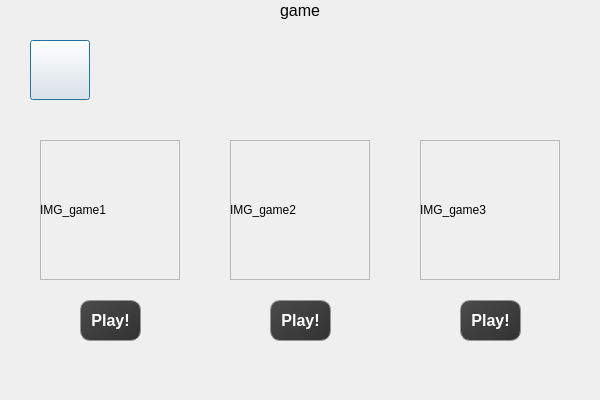
<?xml version="1.0" encoding="UTF-8"?>
<ui version="4.0">
 <class>Dialog</class>
 <widget class="QDialog" name="Dialog">
  <property name="geometry">
   <rect>
    <x>0</x>
    <y>0</y>
    <width>600</width>
    <height>400</height>
   </rect>
  </property>
  <property name="windowTitle">
   <string>Dialog</string>
  </property>
  <widget class="QPushButton" name="btn_back">
   <property name="geometry">
    <rect>
     <x>30</x>
     <y>40</y>
     <width>60</width>
     <height>60</height>
    </rect>
   </property>
   <property name="text">
    <string/>
   </property>
  </widget>
  <widget class="QLabel" name="label_bar">
   <property name="geometry">
    <rect>
     <x>0</x>
     <y>0</y>
     <width>600</width>
     <height>21</height>
    </rect>
   </property>
   <property name="font">
    <font>
     <family>Arial</family>
     <pointsize>12</pointsize>
     <weight>50</weight>
     <bold>false</bold>
    </font>
   </property>
   <property name="text">
    <string>game</string>
   </property>
   <property name="textFormat">
    <enum>Qt::PlainText</enum>
   </property>
   <property name="alignment">
    <set>Qt::AlignCenter</set>
   </property>
  </widget>
  <widget class="QPushButton" name="btn_game2">
   <property name="geometry">
    <rect>
     <x>270</x>
     <y>300</y>
     <width>61</width>
     <height>41</height>
    </rect>
   </property>
   <property name="styleSheet">
    <string notr="true">QPushButton{	
	font:bold;
	font-size:12pt;
	color: white;
	background-color: qlineargradient(spread:pad, x1:0, y1:0, x2:1, y2:1, stop:0 rgba(75,75, 75, 255), stop:1 rgba(50, 50, 50, 255));
	border-radius: 10px;
	border:1px solid rgb(150,150,150);

}</string>
   </property>
   <property name="text">
    <string>Play!</string>
   </property>
  </widget>
  <widget class="QPushButton" name="btn_game3">
   <property name="geometry">
    <rect>
     <x>460</x>
     <y>300</y>
     <width>61</width>
     <height>41</height>
    </rect>
   </property>
   <property name="styleSheet">
    <string notr="true">QPushButton{	
	font:bold;
	font-size:12pt;
	color: white;
	background-color: qlineargradient(spread:pad, x1:0, y1:0, x2:1, y2:1, stop:0 rgba(75,75, 75, 255), stop:1 rgba(50, 50, 50, 255));
	border-radius: 10px;
	border:1px solid rgb(150,150,150);

}</string>
   </property>
   <property name="text">
    <string>Play!</string>
   </property>
  </widget>
  <widget class="QPushButton" name="btn_game1">
   <property name="geometry">
    <rect>
     <x>80</x>
     <y>300</y>
     <width>61</width>
     <height>41</height>
    </rect>
   </property>
   <property name="styleSheet">
    <string notr="true">QPushButton{	
	font:bold;
	font-size:12pt;
	color: white;
	background-color: qlineargradient(spread:pad, x1:0, y1:0, x2:1, y2:1, stop:0 rgba(75,75, 75, 255), stop:1 rgba(50, 50, 50, 255));
	border-radius: 10px;
	border:1px solid rgb(150,150,150);

}</string>
   </property>
   <property name="text">
    <string>Play!</string>
   </property>
  </widget>
  <widget class="QFrame" name="frame">
   <property name="geometry">
    <rect>
     <x>40</x>
     <y>140</y>
     <width>140</width>
     <height>140</height>
    </rect>
   </property>
   <property name="frameShape">
    <enum>QFrame::StyledPanel</enum>
   </property>
   <property name="frameShadow">
    <enum>QFrame::Raised</enum>
   </property>
   <widget class="QLabel" name="label_game1">
    <property name="geometry">
     <rect>
      <x>0</x>
      <y>0</y>
      <width>140</width>
      <height>140</height>
     </rect>
    </property>
    <property name="text">
     <string>IMG_game1</string>
    </property>
   </widget>
  </widget>
  <widget class="QFrame" name="frame_2">
   <property name="geometry">
    <rect>
     <x>230</x>
     <y>140</y>
     <width>140</width>
     <height>140</height>
    </rect>
   </property>
   <property name="frameShape">
    <enum>QFrame::StyledPanel</enum>
   </property>
   <property name="frameShadow">
    <enum>QFrame::Raised</enum>
   </property>
   <widget class="QLabel" name="label_game2">
    <property name="geometry">
     <rect>
      <x>0</x>
      <y>0</y>
      <width>140</width>
      <height>140</height>
     </rect>
    </property>
    <property name="text">
     <string>IMG_game2</string>
    </property>
   </widget>
  </widget>
  <widget class="QFrame" name="frame_3">
   <property name="geometry">
    <rect>
     <x>420</x>
     <y>140</y>
     <width>140</width>
     <height>140</height>
    </rect>
   </property>
   <property name="frameShape">
    <enum>QFrame::StyledPanel</enum>
   </property>
   <property name="frameShadow">
    <enum>QFrame::Raised</enum>
   </property>
   <widget class="QLabel" name="label_game3">
    <property name="geometry">
     <rect>
      <x>0</x>
      <y>0</y>
      <width>140</width>
      <height>140</height>
     </rect>
    </property>
    <property name="text">
     <string>IMG_game3</string>
    </property>
   </widget>
  </widget>
 </widget>
 <resources/>
 <connections/>
</ui>
